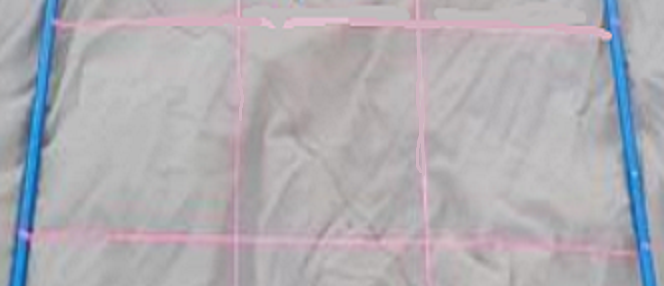
#> input picture imagerecognition/2.1/section.png, 664 x 286 px
$ python grab_grid.py
#> lines starting #> are read from the running program, lines starting #| are printed output that depends on the picture; after the words box and inside, x2 and y2 are one past the last pixel; in counts of white or black regions, pixels touching at a corner belong together
import numpy as np
from imutils import contours
import cv2


def main():
    process_img('section.png')


def process_img(filename):
    # === declare and crop image ==
#> called with filename = 'section.png'
    img = cv2.imread(filename)
#> img is the input picture: shape (286, 664, 3); mean B, G, R 178.9, 173.4, 175.7
    # [6 lines of commented-out code are left out]
    cv2.imshow('img', img)

    # === process images and isolate contents of cells ===
    grid = isolate_grid_lines(img)
    grid = fix_lines(grid)
    cnts = isolate_cells(grid)

    process_cells(img, cnts)

    # cv2.imshow('grid', grid)
    # cv2.waitKey(0)
    cv2.destroyAllWindows()


# Returns dict full of color bounds
def _get_bounds():
    return {
        'pink': [np.array([130, 25, 160]), np.array([170, 255, 255])],
        'blue': [np.array([100, 150, 0]), np.array([140, 255, 255])],
        'yell': [np.array([20, 100, 100]), np.array([30, 255, 255])]
    }


# Returns color-masked image, with colors defined in get_bounds
def isolate_grid_lines(img):
    # convert rgb image to hsv for color isolation
    hsv = cv2.cvtColor(img, cv2.COLOR_BGR2HSV)
#> hsv: shape (286, 664, 3); mean H, S, V 106.6, 18.6, 183
    bounds = _get_bounds()

    masks = {}
    for c in bounds:
        lower = bounds[c][0]
        upper = bounds[c][1]
        masks[c] = _make_mask(lower, upper, hsv)
#> this loop made 3 passes
#> pass 1, in _make_mask, `mask = cv2.inRange(hsv, lower, upper)`:
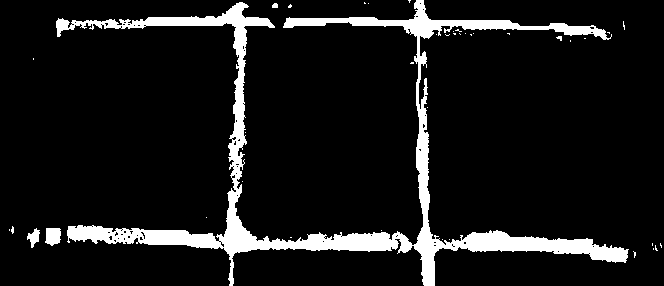
#> mask: shape (286, 664); 9.3% white; 40 white regions (36 under 20 px), largest, box (x1, y1, x2, y2) and area: (56, 0, 629, 286) 17193, (45, 228, 61, 246) 236, (27, 228, 40, 248) 138, (272, 3, 278, 8) 26
#> after the loop, masks = 3 items

    return sum(masks.values())


# Helper method which creates color masks of an hsv encoded image
def _make_mask(lower, upper, hsv):
    mask = cv2.inRange(hsv, lower, upper)

    return cv2.GaussianBlur(mask, (3, 3), 0)


# Repairs gaps in grid lines,
# not perfect but increases tolerance of box recognition
def fix_lines(img):
    # Fixes horizontal and vertical lines
    # TODO: Find appropriate iteration amount which isn't magic
    vertical_kernel = cv2.getStructuringElement(cv2.MORPH_RECT, (1, 5))
    thresh = cv2.morphologyEx(img, cv2.MORPH_CLOSE,
                              vertical_kernel, iterations=6)
    horizontal_kernel = cv2.getStructuringElement(cv2.MORPH_RECT, (5, 1))
    thresh = cv2.morphologyEx(thresh, cv2.MORPH_CLOSE,
                              horizontal_kernel, iterations=4)
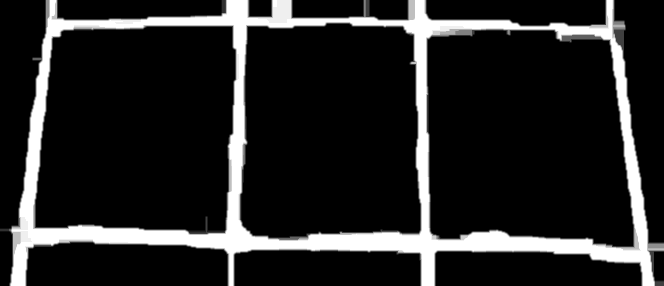
#> thresh: shape (286, 664); min 0, max 255, mean 38.3

    return thresh


# Returns a list of the contents of the boxes in the row
def isolate_cells(img):
    # Find the contours of the image
    invert = 255 - img.copy()
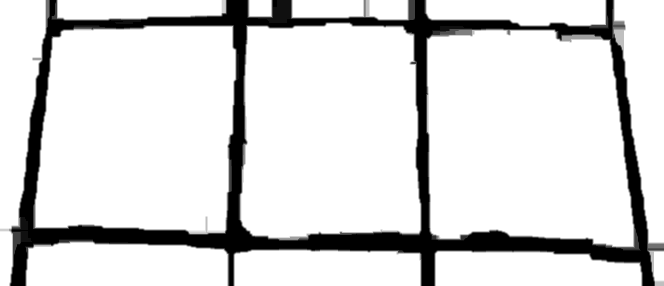
#> invert: shape (286, 664); min 0, max 255, mean 216.7
    cnts = cv2.findContours(invert, cv2.RETR_TREE, cv2.CHAIN_APPROX_TC89_KCOS)
#> cnts = 11 contours; largest, box (x1, y1, x2, y2) and area: (426, 26, 641, 251) 40819, (33, 25, 239, 235) 38527, (238, 22, 422, 241) 36760, (0, 0, 50, 286) 8556, (612, 0, 664, 286) 8539
    cnts = cnts[0] if len(cnts) == 2 else cnts[1]
    (cnts, _) = contours.sort_contours(cnts, method="left-to-right")

    # Sort into rows
    filtered_contours = []
    for (i, c) in enumerate(cnts, 1):
        area = cv2.contourArea(c)
        # TODO: Find appropriate bounds for the area to be in
        if area > 8600 and area < 150000:
            filtered_contours.append(c)
#> this loop made 11 passes
#> area on passes 1 to 11: 8555.5, 8452.5, 38527, 3175.5, 6629.5, 36759.5, 3054, 4197.5, 40819, 6621, 8539
#> after the loop, filtered_contours = 3 contours; box (x1, y1, x2, y2) and area: (426, 26, 641, 251) 40819, (33, 25, 239, 235) 38527, (238, 22, 422, 241) 36760
#> in process_img, `cnts = isolate_cells(grid)`: cnts has the same summary as filtered_contours in isolate_cells

    return filtered_contours


# Will run through and process the cells found by isolate_cells
def process_cells(img, cnts):
    # Iterate through each box
    for cnt in cnts:
        mask = np.zeros(img.shape, dtype=np.uint8)
        cv2.drawContours(mask, [cnt], -1, (255, 255, 255), -1)
        result = cv2.bitwise_and(img, mask)
        result[mask == 0] = 255

        # TODO: Run through shape recognition software for each box
        # TODO: Tell graphing software what is in each box

        cv2.imshow('result', result)
        cv2.waitKey(0)
#> this loop made 3 passes
#> pass 1, in process_cells, `result = cv2.bitwise_and(img, mask)`:
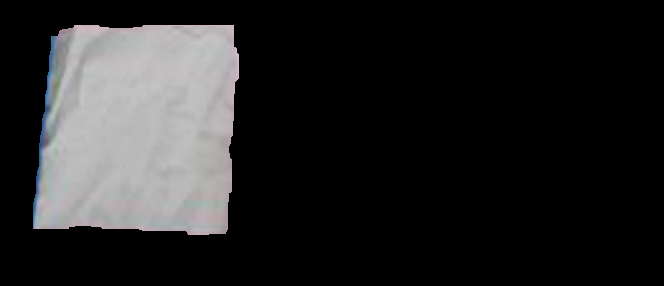
#> result: shape (286, 664, 3); mean B, G, R 37, 36.7, 36.8
#> pass 1, in process_cells, `cv2.imshow('result', result)`:
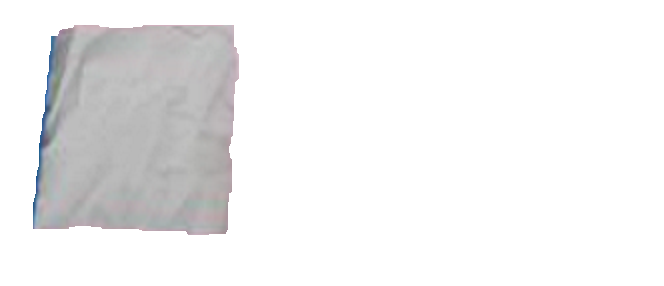
#> window 'result': shape (286, 664, 3); mean B, G, R 239.7, 239.4, 239.5
#> after the loop:
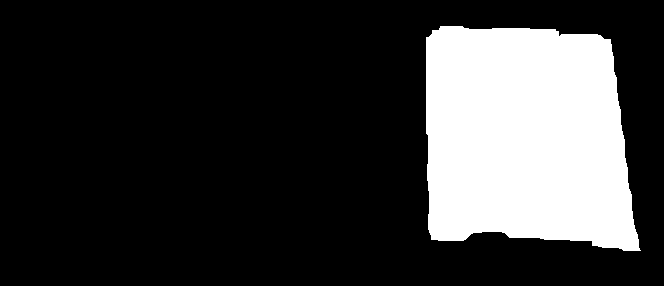
#> mask: shape (286, 664, 3); 21.7% white; 1 white region, box (x1, y1, x2, y2) and area: (426, 26, 641, 251) 41227
#> after the loop:
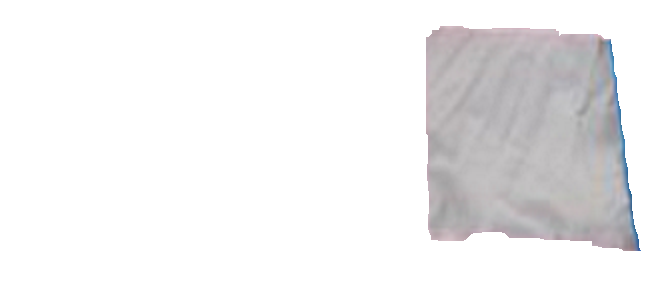
#> result: shape (286, 664, 3); mean B, G, R 239.2, 238.4, 239.1


if __name__ == "__main__":
    main()

$ run again, with imagerecognition/2.1/raw_grid.png copied over imagerecognition/2.1/section.png
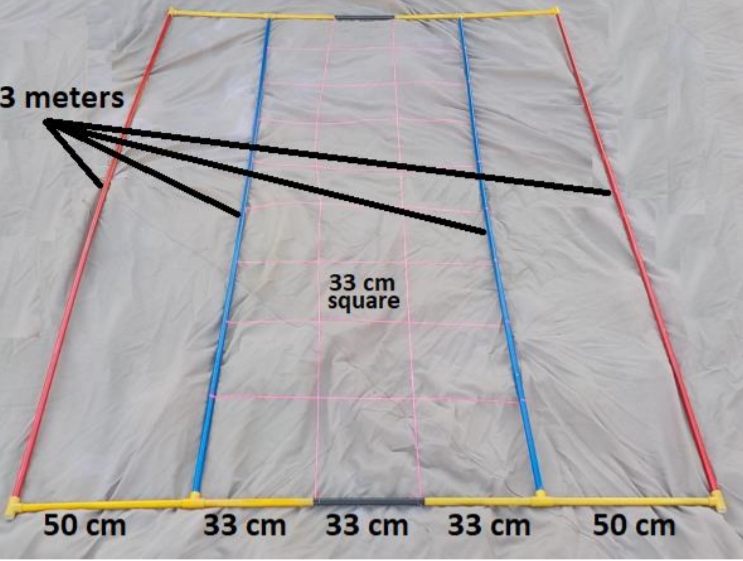
#> input picture imagerecognition/2.1/raw_grid.png, 743 x 561 px
#> in process_img, img is the input picture: shape (561, 743, 3); mean B, G, R 171, 169.9, 173
#> hsv: shape (561, 743, 3); mean H, S, V 101.7, 17.4, 176.8
#> the loop in isolate_grid_lines, `for c in bounds:` made 3 passes
#> pass 1, in _make_mask, `mask = cv2.inRange(hsv, lower, upper)`:
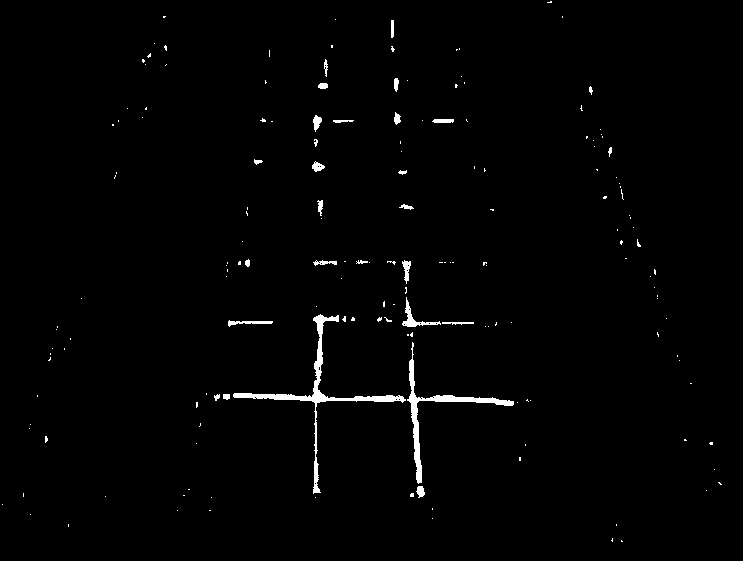
#> mask: shape (561, 743); 1.2% white; 170 white regions (142 under 20 px), largest, box (x1, y1, x2, y2) and area: (233, 314, 406, 494) 1652, (407, 342, 514, 484) 1209, (402, 297, 441, 327) 246
#> after the loop in isolate_grid_lines, `for c in bounds:`: masks = 3 items
#> in isolate_cells, `invert = 255 - img.copy()`:
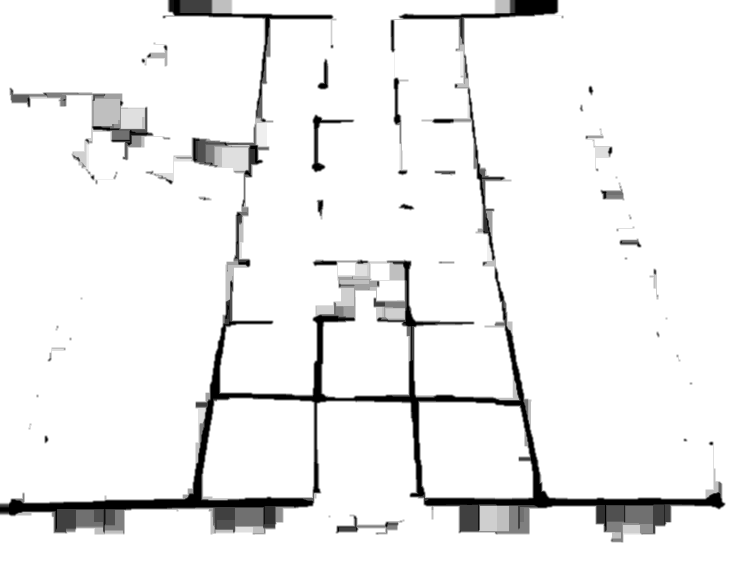
#> invert: shape (561, 743); min 0, max 255, mean 239.3
#> in isolate_cells, `cnts = cv2.findContours(invert, cv2.RETR_TREE, cv2.CHAIN_APPROX_TC89_K..`: cnts = 65 contours, 50 with area under 20; largest, box (x1, y1, x2, y2) and area: (0, 0, 743, 561) 405279, (403, 262, 436, 327) 264, (313, 461, 319, 493) 88, (313, 116, 341, 130) 86, (250, 145, 262, 164) 66
#> the loop in isolate_cells, `for (i, c) in enumerate(cnts, 1):` made 65 passes
#> area on passes 1, 4, 17, 21, 24, 25, 26, 29: 405279, 31, 66, 25, 43, 88.5, 86.5, 50
#> after the loop in isolate_cells, `for (i, c) in enumerate(cnts, 1):`: filtered_contours = []
